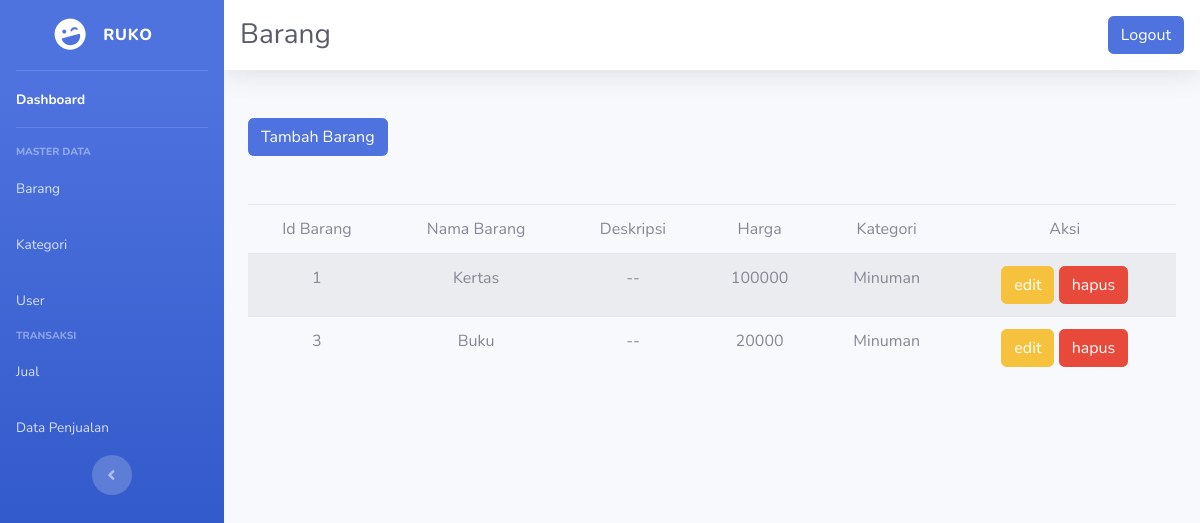
The app's page /barang.php (signed in) with its own data.
### tables this page shows
CREATE TABLE `barang` (
  `id_barang` int(11) NOT NULL AUTO_INCREMENT,
  `nama_barang` varchar(60) NOT NULL,
  `deskripsi` varchar(100) NOT NULL COMMENT 'book title',
  `harga` varchar(60) NOT NULL,
  `stok` int(11) NOT NULL,
  `id_kategori` varchar(60) NOT NULL,
  PRIMARY KEY (`id_barang`),
  UNIQUE KEY `id_barang` (`id_barang`)
);

### barang.php (the view, shortened to what this page needs)
<?php
    require "koneksi.php";
?>
<!DOCTYPE html>
<html lang="en">
<head>
    <link href="vendor/fontawesome-free/css/all.min.css" rel="stylesheet" type="text/css">
    <link href="css/sb-admin-2.min.css" rel="stylesheet">
</head>
<body id="page-top">
    <div id="wrapper">
        <ul class="navbar-nav bg-gradient-primary sidebar sidebar-dark accordion" id="accordionSidebar">
            <a class="sidebar-brand d-flex align-items-center justify-content-center" href="index.html">
                <div class="sidebar-brand-icon rotate-n-15">
                    <i class="fas fa-laugh-wink"></i>
                </div>
                <div class="sidebar-brand-text mx-3">Ruko</div>
            </a>
            <hr class="sidebar-divider my-0">
            <?php
                if(@$_SESSION['user']['peran'] == 'admin') { ?>
            <li class="nav-item active">
                <a class="nav-link" href="index.php">
                    <span>Dashboard</span></a>
            </li>
            <hr class="sidebar-divider">
            <div class="sidebar-heading">
                Master Data
            </div>
            <li class="nav-item">
                <a class="nav-link" href="barang.php">
                    <span>Barang</span></a>
                <a class="nav-link" href="kategori.php">
                    <span>Kategori</span></a>
                <a class="nav-link" href="kasir.php">
                    <span>User</span></a>
            </li>
            <?php } ?>
            <div class="sidebar-heading">
                Transaksi
            </div>
            <li class="nav-item">
                <a class="nav-link" href="transaksi.php">
                    <span>Jual</span></a>
                    <a class="nav-link" href="data_penjualan.php">
                    <span>Data Penjualan</span></a>
            </li>
            <div class="text-center d-none d-md-inline">
                <button class="rounded-circle border-0" id="sidebarToggle"></button>
            </div>
        </ul>
        <div id="content-wrapper" class="d-flex flex-column">
            <div id="content">
                <nav class="navbar navbar-expand navbar-light bg-white topbar mb-4 static-top shadow">
                    <h1 class="h3 mb-0 text-gray-800">Barang</h1>
                    <ul class="navbar-nav ml-auto">
                        <li class="nav-item dropdown no-arrow">
                        <a class="btn btn-primary" href="logout.php" data-toggle="modal" data-target="#logoutModal">
                            Logout
                         </a>
                        </li>
                    </ul>
                </nav>
                <div class="container-fluid">
				<div>
	<br/>
		<a href="tambahBarang.php" class="btn btn-primary mb-5">Tambah Barang</a>
	    <table width="100%" class="table table-striped table-hover">
			<thead>
				<tr>
					<td align="center">Id Barang</td>
					<td align="center">Nama Barang</td>
					<td align="center">Deskripsi</td>
					<td align="center">Harga</td>
					<td align="center">Kategori</td>
					<td align="center" colspan="2">Aksi</td>
				</tr>
			</thead>
            <tbody>
			<?php
				$b = mysqli_query($db, "SELECT * FROM barang");
				while ($c = mysqli_fetch_array($b))
					{
						echo "<tr>";
						echo "<td align='center'>$c[id_barang]</td>";
						echo "<td align='center'>$c[nama_barang]</td>";
						echo "<td align='center'>$c[deskripsi]</td>";
						echo "<td align='center'>$c[harga]</td>";
							echo "<td align='center'>$c[id_kategori]</td>";
						echo "<td align='center' colspan='2'><a class='btn btn-warning' href='edit_barang.php?id=$c[id_barang]&type=update';>edit</a>&nbsp;";
						echo "<a href='#' class='btn btn-danger' onclick=\"javascript:if(confirm('Anda yakin ingin menghapus ?')==true) {window.location.href='aksi_barang.php?id=$c[id_barang]&type=hapus';} \">hapus</a>";
						echo "</tr>";
					}
					?>
			</tbody>
		</table>
	</div>
                </div>
            </div>
        </div>
    </div>
</body>
</html>

### records on screen
barang: id_barang "1", nama_barang "Kertas", deskripsi "--", harga "100000", id_kategori "Minuman"
barang: id_barang "3", nama_barang "Buku", deskripsi "--", harga "20000", id_kategori "Minuman"
